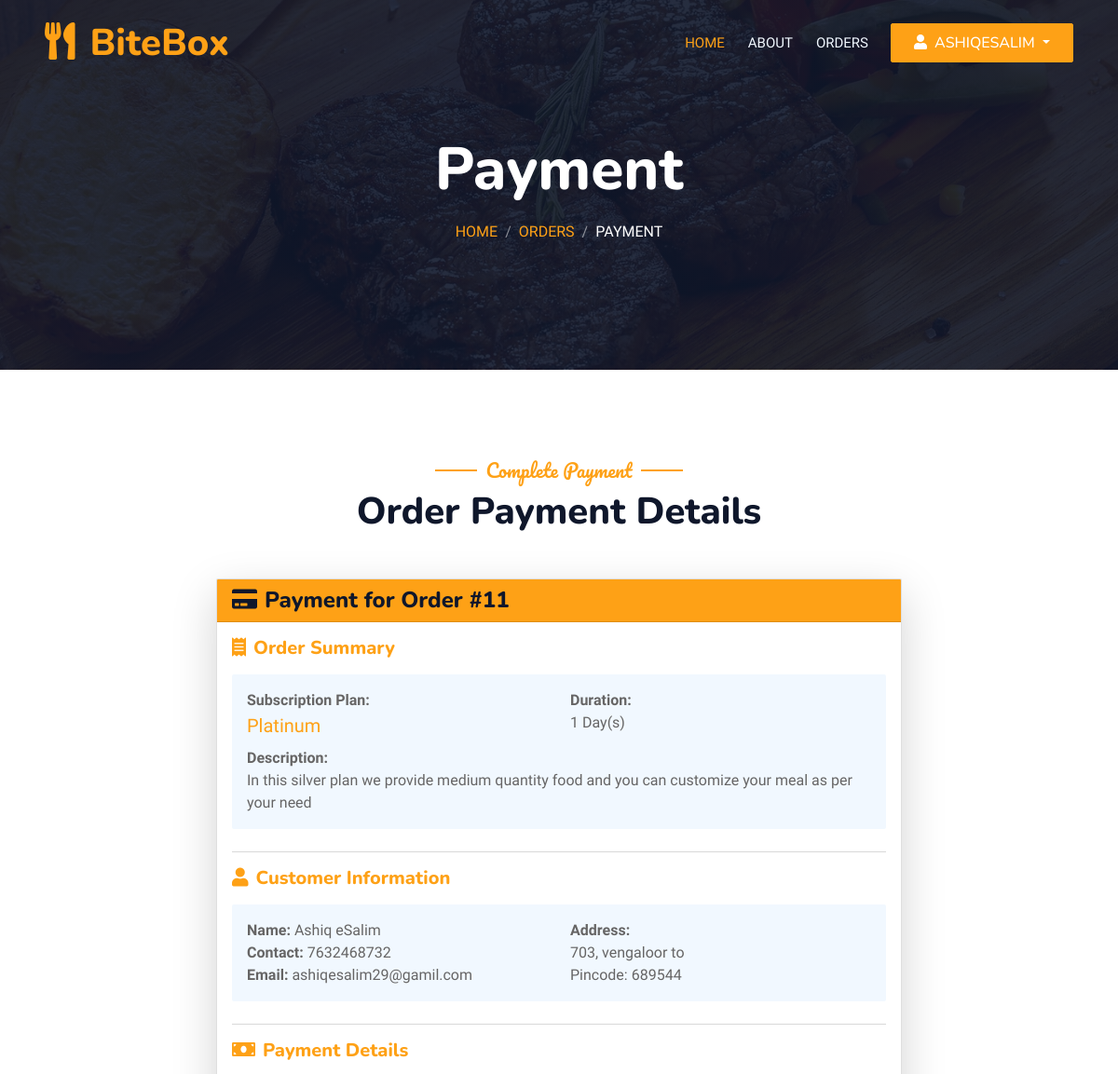
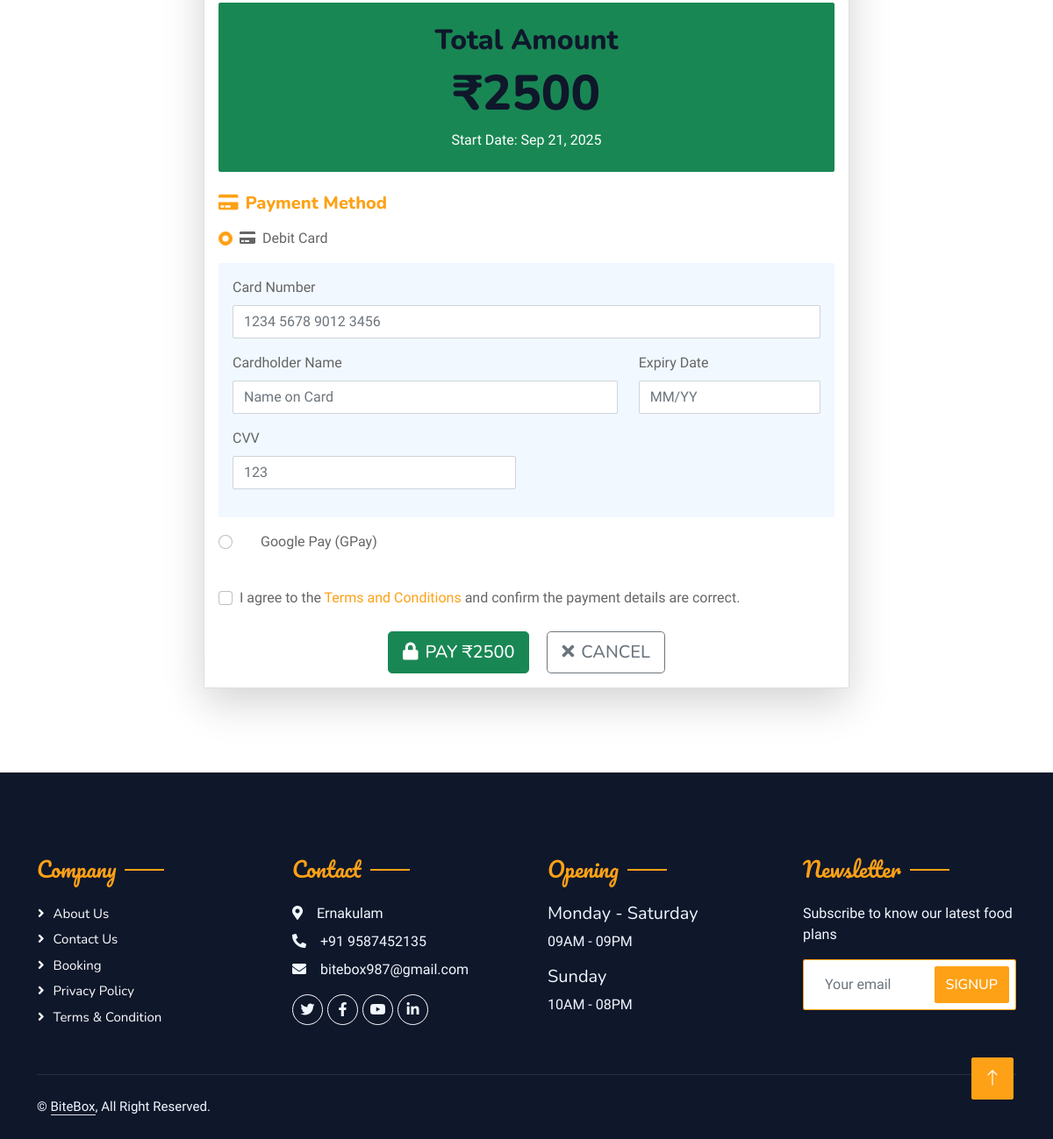
Screenshot of /customer/payment.php?rid=11 (signed in) with the database file from the repository (2 pictures, top to bottom).
### tables this page shows
CREATE TABLE IF NOT EXISTS `tbl_request` (
  `requestid` int NOT NULL AUTO_INCREMENT,
  `customerid` int NOT NULL,
  `subscriptionid` int NOT NULL,
  `date` int NOT NULL,
  `startdate` date NOT NULL,
  `status` varchar(50) NOT NULL,
  `delivarypersonid` int DEFAULT NULL,
  PRIMARY KEY (`requestid`)
);

CREATE TABLE IF NOT EXISTS `tbl_subscription` (
  `subscriptionid` int NOT NULL AUTO_INCREMENT,
  `subname` varchar(30) NOT NULL,
  `day` decimal(10,0) NOT NULL,
  `amount` int NOT NULL,
  `description` text NOT NULL,
  `categoryid` int NOT NULL,
  `image` varchar(200) NOT NULL,
  PRIMARY KEY (`subscriptionid`)
);

CREATE TABLE IF NOT EXISTS `tbl_customer` (
  `customerid` int NOT NULL AUTO_INCREMENT,
  `customername` varchar(30) NOT NULL,
  `locationid` int NOT NULL,
  `contactno` bigint NOT NULL,
  `email` varchar(25) NOT NULL,
  `username` varchar(15) NOT NULL,
  `password` varchar(10) NOT NULL,
  `housename` varchar(15) NOT NULL,
  `pincode` varchar(10) NOT NULL,
  `landmark` varchar(12) NOT NULL,
  PRIMARY KEY (`customerid`)
);

### dboperation.php (called while the page is built, shortened)
<?php
class dboperation
{
    public $con,$res;
    function __construct()
    {
        $this->con=mysqli_connect("localhost","root","","db_bitebox");
    }
    public function executequery($sql)
    {
        $this->res=mysqli_query($this->con,$sql);
        return $this->res;
    }
}
?>

### customer/payment.php (the view, shortened to what this page needs)
<?php
include 'header.php';
include_once("../dboperation.php");
$obj = new dboperation();
$requestid = $_GET['rid'];
$customerid = $_SESSION["customerid"];
$order_query = "SELECT r.requestid, r.subscriptionid, r.startdate, r.status,
                c.customername, c.contactno, c.email, c.housename, c.landmark, c.pincode,
                s.subname, s.day, s.amount, s.description
                FROM tbl_request r
                LEFT JOIN tbl_customer c ON r.customerid = c.customerid
                LEFT JOIN tbl_subscription s ON r.subscriptionid = s.subscriptionid
                WHERE r.requestid = '$requestid' AND r.customerid = '$customerid' AND r.status = 'Accepted'";
$result = $obj->executequery($order_query);
$order = mysqli_fetch_array($result);
?>
            <div class="container-xxl py-5 bg-dark hero-header mb-5">
                <div class="container text-center my-5 pt-5 pb-4">
                    <h1 class="display-3 text-white mb-3 animated slideInDown">Payment</h1>
                    <nav aria-label="breadcrumb">
                        <ol class="breadcrumb justify-content-center text-uppercase">
                            <li class="breadcrumb-item"><a href="index.php">Home</a></li>
                            <li class="breadcrumb-item"><a href="orders.php">Orders</a></li>
                            <li class="breadcrumb-item text-white active" aria-current="page">Payment</li>
                        </ol>
                    </nav>
                </div>
            </div>
        </div>
        <div class="container-xxl py-5">
            <div class="container">
                <div class="text-center wow fadeInUp" data-wow-delay="0.1s">
                    <h5 class="section-title ff-secondary text-center text-primary fw-normal">Complete Payment</h5>
                    <h1 class="mb-5">Order Payment Details</h1>
                </div>
                <div class="row justify-content-center">
                    <div class="col-lg-8">
                        <div class="card shadow-lg">
                            <div class="card-header bg-primary text-white">
                                <h4 class="mb-0">
                                    <i class="fa fa-credit-card me-2"></i>Payment for Order #<?php echo $order['requestid']; ?>
                                </h4>
                            </div>
                            <div class="card-body">
                                <div class="row mb-4">
                                    <div class="col-12">
                                        <h5 class="text-primary mb-3">
                                            <i class="fa fa-receipt me-2"></i>Order Summary
                                        </h5>
                                        <div class="bg-light p-3 rounded">
                                            <div class="row">
                                                <div class="col-md-6">
                                                    <strong>Subscription Plan:</strong><br>
                                                    <span class="text-primary fs-5"><?php echo $order['subname']; ?></span>
                                                </div>
                                                <div class="col-md-6">
                                                    <strong>Duration:</strong><br>
                                                    <span><?php echo $order['day']; ?> Day(s)</span>
                                                </div>
                                                <div class="col-12 mt-2">
                                                    <strong>Description:</strong><br>
                                                    <span><?php echo $order['description']; ?></span>
                                                </div>
                                            </div>
                                        </div>
                                    </div>
                                </div>
                                <hr>
                                <div class="row mb-4">
                                    <div class="col-12">
                                        <h5 class="text-primary mb-3">
                                            <i class="fa fa-user me-2"></i>Customer Information
                                        </h5>
                                        <div class="bg-light p-3 rounded">
                                            <div class="row">
                                                <div class="col-md-6">
                                                    <strong>Name:</strong> <?php echo $order['customername']; ?><br>
                                                    <strong>Contact:</strong> <?php echo $order['contactno']; ?><br>
                                                    <strong>Email:</strong> <?php echo $order['email']; ?>
                                                </div>
                                                <div class="col-md-6">
                                                    <strong>Address:</strong><br>
                                                    <?php echo $order['housename']; ?>, <?php echo $order['landmark']; ?><br>
                                                    Pincode: <?php echo $order['pincode']; ?>
                                                </div>
                                            </div>
                                        </div>
                                    </div>
                                </div>
                                <hr>
                                <div class="row mb-4">
                                    <div class="col-12">
                                        <h5 class="text-primary mb-3">
                                            <i class="fa fa-money-bill me-2"></i>Payment Details
                                        </h5>
                                        <div class="bg-success text-white p-4 rounded text-center">
                                            <h2 class="mb-2">Total Amount</h2>
                                            <h1 class="display-4">₹<?php echo $order['amount']; ?></h1>
                                            <p class="mb-0">Start Date: <?php echo date('M d, Y', strtotime($order['startdate'])); ?></p>
                                        </div>
                                    </div>
                                </div>
                                <form action="payment_action.php" method="POST">
                                    <div class="row mb-4">
                                        <div class="col-12">
                                            <h5 class="text-primary mb-3">
                                                <i class="fa fa-credit-card me-2"></i>Payment Method
                                            </h5>
                                            <div class="form-check mb-3">
                                                <input class="form-check-input" type="radio" name="payment_method" id="debitcard" value="Debit Card" checked>
                                                <label class="form-check-label" for="debitcard">
                                                    <i class="fa fa-credit-card me-2"></i>Debit Card
                                                </label>
                                            </div>
                                            <div id="debitCardDetails" class="payment-details bg-light p-3 rounded mb-3">
                                                <div class="row">
                                                    <div class="col-md-12 mb-3">
                                                        <label for="cardNumber" class="form-label">Card Number</label>
                                                        <input type="text" class="form-control" id="cardNumber" name="card_number"
                                                               placeholder="1234 5678 9012 3456" maxlength="19">
                                                    </div>
                                                    <div class="col-md-8 mb-3">
                                                        <label for="cardName" class="form-label">Cardholder Name</label>
                                                        <input type="text" class="form-control" id="cardName" name="card_name"
                                                               placeholder="Name on Card">
                                                    </div>
                                                    <div class="col-md-4 mb-3">
                                                        <label for="cardExpiry" class="form-label">Expiry Date</label>
                                                        <input type="text" class="form-control" id="cardExpiry" name="card_expiry"
                                                               placeholder="MM/YY" maxlength="5">
                                                    </div>
                                                    <div class="col-md-6 mb-3">
                                                        <label for="cardCvv" class="form-label">CVV</label>
                                                        <input type="password" class="form-control" id="cardCvv" name="card_cvv"
                                                               placeholder="123" maxlength="3">
                                                    </div>
                                                </div>
                                            </div>
                                            <div class="form-check mb-3">
                                                <input class="form-check-input" type="radio" name="payment_method" id="gpay" value="GPay">
                                                <label class="form-check-label" for="gpay">
                                                    <i class="fa fa-google me-2"></i>Google Pay (GPay)
                                                </label>
                                            </div>
                                        </div>
                                    </div>
                                    <div class="row mb-4">
                                        <div class="col-12">
                                            <div class="form-check">
                                                <input class="form-check-input" type="checkbox" id="terms" required>
                                                <label class="form-check-label" for="terms">
                                                    I agree to the <a href="#" class="text-primary">Terms and Conditions</a> and confirm the payment details are correct.
                                                </label>
                                            </div>
                                        </div>
                                    </div>
                                    <div class="row">
                                        <div class="col-12 text-center">
                                            <button type="submit" class="btn btn-success btn-lg me-3">
                                                <i class="fa fa-lock me-2"></i>Pay ₹<?php echo $order['amount']; ?>
                                            </button>
                                            <a href="orders.php" class="btn btn-outline-secondary btn-lg">
                                                <i class="fa fa-times me-2"></i>Cancel
                                            </a>
                                        </div>
                                    </div>
                                </form>
                            </div>
                        </div>
                    </div>
                </div>
            </div>
        </div>
<?php include 'footer.php'; ?>

### customer/css/style.css (style rules this page uses)
:root { --primary: #FEA116; --light: #F1F8FF; --dark: #0F172B; }
.ff-secondary { font-family: 'Pacifico', cursive; }
.btn { font-family: 'Nunito', sans-serif; font-weight: 500; text-transform: uppercase; transition: .5s; }
.hero-header { background: linear-gradient(rgba(15, 23, 43, .9), rgba(15, 23, 43, .9)), url(../img/bg-hero.jpg); background-position: center center; background-repeat: no-repeat; background-size: cover; }
.breadcrumb-item + .breadcrumb-item::before { color: rgba(255, 255, 255, .5); }
.section-title { position: relative; display: inline-block; }
.section-title::before { position: absolute; content: ""; width: 45px; height: 2px; top: 50%; left: -55px; margin-top: -1px; background: var(--primary); }
.section-title::after { position: absolute; content: ""; width: 45px; height: 2px; top: 50%; right: -55px; margin-top: -1px; background: var(--primary); }

### rows the page displays
tbl_request: requestid "11", subscriptionid.subname "Platinum", subscriptionid.day "1", subscriptionid.description "In this silver plan we provide medium quantity food and you can customize your meal as per your need", customerid.customername "Ashiq eSalim", customerid.contactno "7632468732", customerid.email "ashiqesalim29@gamil.com", customerid.housename "703", customerid.landmark "vengaloor to", customerid.pincode "689544", subscriptionid.amount "2500", startdate "Sep 21, 2025"

### other values shown
$_SESSION["username"] "ASHIQESALIM"
